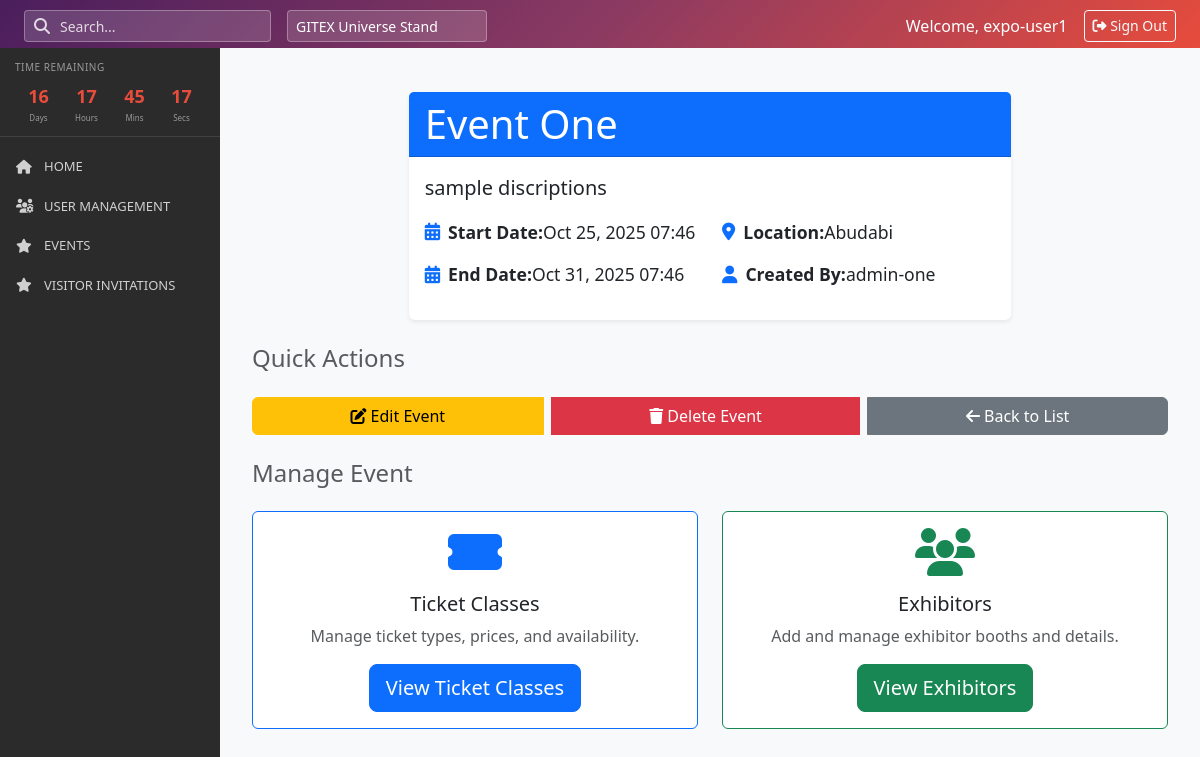
The page /events/1/ (signed in) on the database its author committed.
### accounts/models.py (models this page shows, shortened)
class User(AbstractUser, TimestampedModel):
    user_type = models.CharField(
        max_length=20,
        choices=UserType.choices(),
        default=UserType.EXHIBITOR_TEAM.value,
        db_index=True
    )
    email = models.EmailField(unique=True)
    phone_number = PhoneNumberField(blank=True, null=True)
    specialization = models.CharField(
        max_length=20,
        choices=Specialization.choices(),
        blank=True,
        null=True
    )
    company_name = models.CharField(max_length=255, blank=True, null=True)
    position = models.CharField(max_length=100, blank=True, null=True)
    lead_capture_access = models.BooleanField(default=False)
    lead_export_access = models.BooleanField(default=False)
    USERNAME_FIELD = 'email'
    REQUIRED_FIELDS = ['username']
    class Meta:
        permissions = [
            ("can_manage_events", "Can manage events"),
            ("can_manage_exhibitors", "Can manage exhibitors"),
            ("can_manage_invitations", "Can manage invitations"),
            ("can_manage_team_members", "Can manage team members"),
        ]

### events/models.py (models this page shows, shortened)
class Event(TimestampedModel):
    name = models.CharField(max_length=255)
    description = models.TextField(blank=True, null=True)
    start_date = models.DateTimeField()
    end_date = models.DateTimeField()
    location = models.CharField(max_length=255, blank=True, null=True)
    created_by = models.ForeignKey(
        User,
        on_delete=models.SET_NULL,
        null=True,
        related_name='created_events'
    )

### events/views.py (the view)
# urls.py: path('events/<int:pk>/', views.event_detail, name='event_detail'),
@login_required
def event_detail(request, pk):
    event = get_object_or_404(Event, pk=pk)
    return render(request, 'events/event_detail.html', {'object': event})

### templates/events/event_detail.html (shortened to what this page needs)
{% extends 'base/base.html' %}
{% load static %}
{% block content %}
<div class="container mt-4">
    <div class="row justify-content-center">
        <div class="col-lg-8">
            <div class="card shadow-sm border-0">
                <div class="card-header bg-primary text-white">
                    <h1 class="card-title mb-0">{{ object.name }}</h1>
                </div>
                <div class="card-body">
                    {% if object.description %}
                    <p class="card-text lead">{{ object.description }}</p>
                    {% endif %}
                    <div class="row">
                        <div class="col-md-6">
                            <div class="info-item mb-3">
                                <i class="fas fa-calendar-alt text-primary me-2"></i>
                                <strong>Start Date:</strong> {{ object.start_date|date:"M d, Y H:i" }}
                            </div>
                            <div class="info-item mb-3">
                                <i class="fas fa-calendar-alt text-primary me-2"></i>
                                <strong>End Date:</strong> {{ object.end_date|date:"M d, Y H:i" }}
                            </div>
                        </div>
                        <div class="col-md-6">
                            <div class="info-item mb-3">
                                <i class="fas fa-map-marker-alt text-primary me-2"></i>
                                <strong>Location:</strong> {{ object.location|default:"TBD" }}
                            </div>
                            <div class="info-item mb-3">
                                <i class="fas fa-user text-primary me-2"></i>
                                <strong>Created By:</strong> {{ object.created_by.username }}
                            </div>
                        </div>
                    </div>
                </div>
            </div>
        </div>
    </div>
    <div class="row mt-4">
        <div class="col-12">
            <div class="d-flex justify-content-between align-items-center mb-3">
                <h2 class="h4 text-muted">Quick Actions</h2>
            </div>
            <div class="btn-group d-flex flex-wrap gap-2">
                <a href="{% url 'events:event_update' object.pk %}" class="btn btn-warning">
                    <i class="fas fa-edit me-1"></i>Edit Event
                </a>
                <a href="{% url 'events:event_delete' object.pk %}" class="btn btn-danger">
                    <i class="fas fa-trash me-1"></i>Delete Event
                </a>
                <a href="{% url 'events:event_list' %}" class="btn btn-secondary">
                    <i class="fas fa-arrow-left me-1"></i>Back to List
                </a>
            </div>
        </div>
    </div>
    <div class="row mt-4">
        <div class="col-12">
            <div class="d-flex justify-content-between align-items-center mb-3">
                <h2 class="h4 text-muted">Manage Event</h2>
            </div>
            <div class="row">
                <div class="col-md-6">
                    <div class="card h-100 border-primary">
                        <div class="card-body text-center">
                            <i class="fas fa-ticket-alt fa-3x text-primary mb-3"></i>
                            <h5 class="card-title">Ticket Classes</h5>
                            <p class="card-text text-muted">Manage ticket types, prices, and availability.</p>
                            <a href="{% url 'events:ticketclass_list' object.pk %}" class="btn btn-primary btn-lg">
                                View Ticket Classes
                            </a>
                        </div>
                    </div>
                </div>
                <div class="col-md-6">
                    <div class="card h-100 border-success">
                        <div class="card-body text-center">
                            <i class="fas fa-users fa-3x text-success mb-3"></i>
                            <h5 class="card-title">Exhibitors</h5>
                            <p class="card-text text-muted">Add and manage exhibitor booths and details.</p>
                            <a href="{% url 'events:exhibitor_list' object.pk %}" class="btn btn-success btn-lg">
                                View Exhibitors
                            </a>
                        </div>
                    </div>
                </div>
            </div>
        </div>
    </div>
</div>
{% endblock %}

### templates/base/base.html (shortened to what this page needs)
<!DOCTYPE html>
<html lang="en">
<head>
    <link href="https://cdn.jsdelivr.net/npm/bootstrap@5.3.0/dist/css/bootstrap.min.css" rel="stylesheet">
    <link rel="stylesheet" href="https://cdnjs.cloudflare.com/ajax/libs/font-awesome/6.4.0/css/all.min.css">
    <link href="https://cdn.jsdelivr.net/npm/select2@4.1.0-rc.0/dist/css/select2.min.css" rel="stylesheet">
    <link href="https://cdn.jsdelivr.net/npm/select2-bootstrap-5-theme@1.3.0/dist/select2-bootstrap-5-theme.min.css" rel="stylesheet">
    <link rel="stylesheet" href="https://cdn.datatables.net/1.13.6/css/dataTables.bootstrap5.min.css">
</head>
<body>
    <div class="top-header">
        <div class="container-fluid px-4">
            <div class="row align-items-center">
                <div class="col-md-6">
                    <div class="d-flex align-items-center gap-3">
                        <div class="search-wrapper">
                            <i class="fas fa-search search-icon"></i>
                            <input type="text" class="form-control search-input form-control-sm" placeholder="Search...">
                        </div>
                        <select class="form-select form-select-sm" style="width: 200px; background: rgba(255,255,255,0.15); border-color: rgba(255,255,255,0.3); color: white; height: 32px;">
                            <option>GITEX Universe Stand</option>
                        </select>
                    </div>
                </div>
                <div class="col-md-6 text-end d-flex align-items-center justify-content-end">
                    <span class="me-3">Welcome, {% if user.is_authenticated %}{{ user.get_full_name|default:user.username }}{% else %}Guest{% endif %}</span>
                    {% if user.is_authenticated %}
                        <a href="{% url 'accounts:logout' %}" class="btn btn-sm btn-outline-light" style="height: 32px;">
                            <i class="fas fa-sign-out-alt"></i> Sign Out
                        </a>
                    {% else %}
                        <a href="{% url 'accounts:login' %}" class="btn btn-sm btn-outline-light" style="height: 32px;">
                            <i class="fas fa-sign-in-alt"></i> Sign In
                        </a>
                    {% endif %}
                </div>
            </div>
        </div>
    </div>
    <div class="app-wrapper">
        <nav class="sidebar" id="sidebar">
            {% include 'components/_sidebar.html' %}
        </nav>
        <main class="main-content">
            {% block content %}{% endblock %}
        </main>
    </div>
</body>
</html>

### templates/events/event_detail.html (style rules this page uses)
.info-item { display: flex; align-items: center; font-size: 1.1em; }
.card { transition: transform 0.2s; }

### rows shown on the page
User: get_full_name "expo-user1"
Event: name "Event One", description "sample discriptions", start_date "Oct 25, 2025 07:46", end_date "Oct 31, 2025 07:46", location "Abudabi", created_by.username "admin-one"
